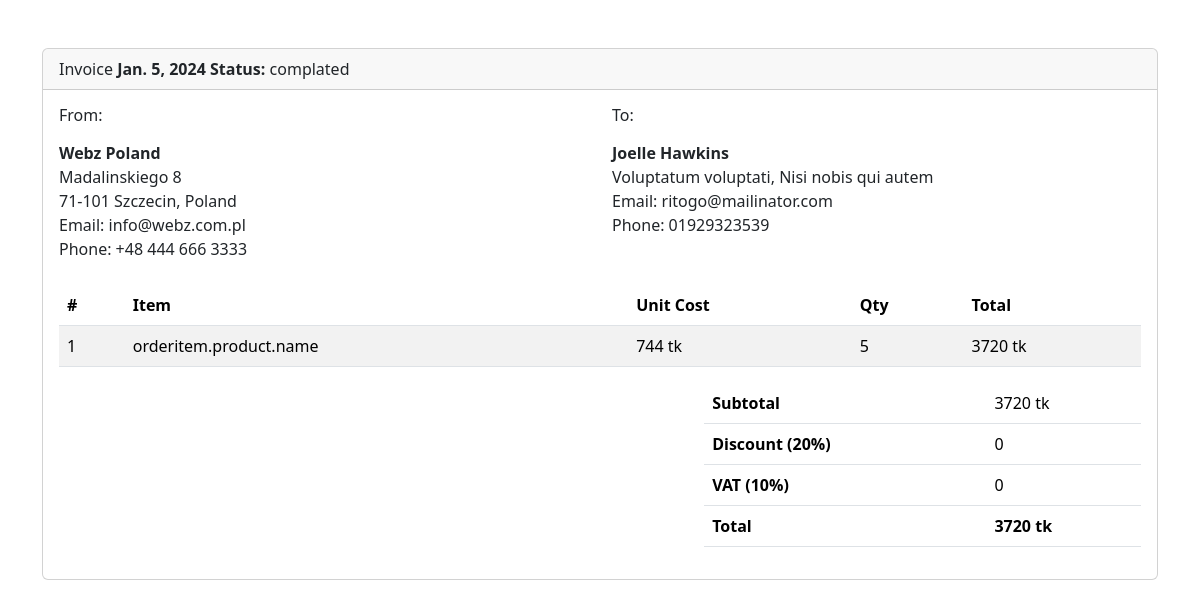
/invoice/1 (signed in), run on the app's committed database.
### core/models.py (models this page shows, shortened)
class Order(models.Model):
    customer = models.ForeignKey(Customer, on_delete=models.CASCADE)
    user = models.ForeignKey(User, on_delete=models.CASCADE)
    date = models.DateField( auto_now=False, auto_now_add=True)
    status = models.CharField(max_length=100,default="panding")
    pymentSystem = models.CharField(max_length=100,default="Cash On Delivery")
    total_order = models.PositiveIntegerField(blank=True, null=True)
    ordernote = models.TextField()

class Customer(models.Model):
    country = models.CharField(max_length=100)
    first_name = models.CharField(max_length=100)
    last_name = models.CharField(max_length=100)
    company_name = models.CharField(max_length=100,null=True,blank=True)
    Address = models.CharField(max_length=100)
    city = models.CharField(max_length=100)
    state = models.CharField(max_length=100)
    zipcode = models.CharField(max_length=100)
    email = models.CharField(max_length=100)
    phone = models.CharField(max_length=100)
    user = models.ForeignKey(User, on_delete=models.CASCADE,null=True,blank=True)

class OrderItems(models.Model):
    order = models.ForeignKey(Order, on_delete=models.CASCADE)
    product = models.ForeignKey(Products, on_delete=models.CASCADE)
    quantity = models.PositiveIntegerField()
    user = models.ForeignKey(User, on_delete=models.CASCADE)
    def order_subtotal(self):
        return self.quantity * self.product.price

class Products(models.Model):
    name = models.CharField(max_length=500)
    category = models.ForeignKey(Category, on_delete=models.CASCADE)
    sku = models.CharField(max_length=200)
    price = models.PositiveIntegerField()
    review = models.PositiveIntegerField(null=True,blank=True,default=0)
    sort_description = RichTextField()
    slug = AutoSlugField(populate_from="name", null=True, unique=True)
    description = RichTextField()
    image = models.ImageField(upload_to="Product Image")

### core/views.py (the view)
# urls.py: path('invoice/<int:pk>',invoice,name="invoice"),
def invoice(request,pk):
    if request.user.is_authenticated:
        cart = Cart.objects.filter(user=request.user)
        order = Order.objects.get(user=request.user,id=pk)
        orderitems = OrderItems.objects.filter(user=request.user,order=order)
        return render(request,"core/invoice.html",locals())
    else:
        return redirect("login")

### core/templates/core/invoice.html (shortened to what this page needs)
<!doctype html>
<html lang="en">
<head>
    <link href="https://cdn.jsdelivr.net/npm/bootstrap@5.3.2/dist/css/bootstrap.min.css" rel="stylesheet"
>
</head>
<body>
    <div class="container mt-5">
        <div class="card">
            <div class="card-header">
                Invoice
                <strong>{{order.date}}</strong>
                <span class="float-right"> <strong>Status:</strong> {{order.status}}</span>
            </div>
            <div class="card-body">
                <div class="row mb-4">
                    <div class="col-sm-6">
                        <h6 class="mb-3">From:</h6>
                        <div>
                            <strong>Webz Poland</strong>
                        </div>
                        <div>Madalinskiego 8</div>
                        <div>71-101 Szczecin, Poland</div>
                        <div>Email: info@webz.com.pl</div>
                        <div>Phone: +48 444 666 3333</div>
                    </div>
                    <div class="col-sm-6">
                        <h6 class="mb-3">To:</h6>
                        <div>
                            <strong>{{order.customer.first_name}} {{order.customer.last_name}}</strong>
                        </div>
                        <div>{{order.customer.Address}}, {{order.customer.city}}</div>
                        <div>Email: {{order.customer.email}}</div>
                        <div>Phone: {{order.customer.phone}}</div>
                    </div>
                </div>
                <div class="table-responsive-sm">
                    <table class="table table-striped">
                        <thead>
                            <tr>
                                <th class="center">#</th>
                                <th >Item</th>
                                <th class="right">Unit Cost</th>
                                <th class="center">Qty</th>
                                <th class="right">Total</th>
                            </tr>
                        </thead>
                        <tbody>
                            {% for orderitem in orderitems %}
                                <tr>
                                    <td class="center">{{forloop.counter}}</td>
                                    <td class="left strong">orderitem.product.name</td>
                                    <td class="right">{{orderitem.product.price}} tk</td>
                                    <td class="center">{{orderitem.quantity}}</td>
                                    <td class="right">{{orderitem.order_subtotal}} tk</td>
                                </tr>
                            {% endfor %}
                        </tbody>
                    </table>
                </div>
                <div class="row">
                    <div class="col-7"></div>
                    <div class="col-5">
                        <table class="table table-clear">
                            <tbody>
                                <tr>
                                    <td class="left">
                                        <strong>Subtotal</strong>
                                    </td>
                                    <td class="right">{{order.total_order}} tk</td>
                                </tr>
                                <tr>
                                    <td class="left">
                                        <strong>Discount (20%)</strong>
                                    </td>
                                    <td class="right">0</td>
                                </tr>
                                <tr>
                                    <td class="left">
                                        <strong>VAT (10%)</strong>
                                    </td>
                                    <td class="right">0</td>
                                </tr>
                                <tr>
                                    <td class="left">
                                        <strong>Total</strong>
                                    </td>
                                    <td class="right">
                                        <strong>{{order.total_order}} tk</strong>
                                    </td>
                                </tr>
                            </tbody>
                        </table>
                    </div>
                </div>
            </div>
        </div>
    </div>
</body>
</html>

### data on the page
Order: date "Jan. 5, 2024", status "complated", customer.first_name "Joelle", customer.last_name "Hawkins", customer.Address "Voluptatum voluptati", customer.city "Nisi nobis qui autem", customer.email "ritogo@mailinator.com", customer.phone "01929323539", total_order "3720"
OrderItems: product.price "744", quantity "5", order_subtotal "3720"
